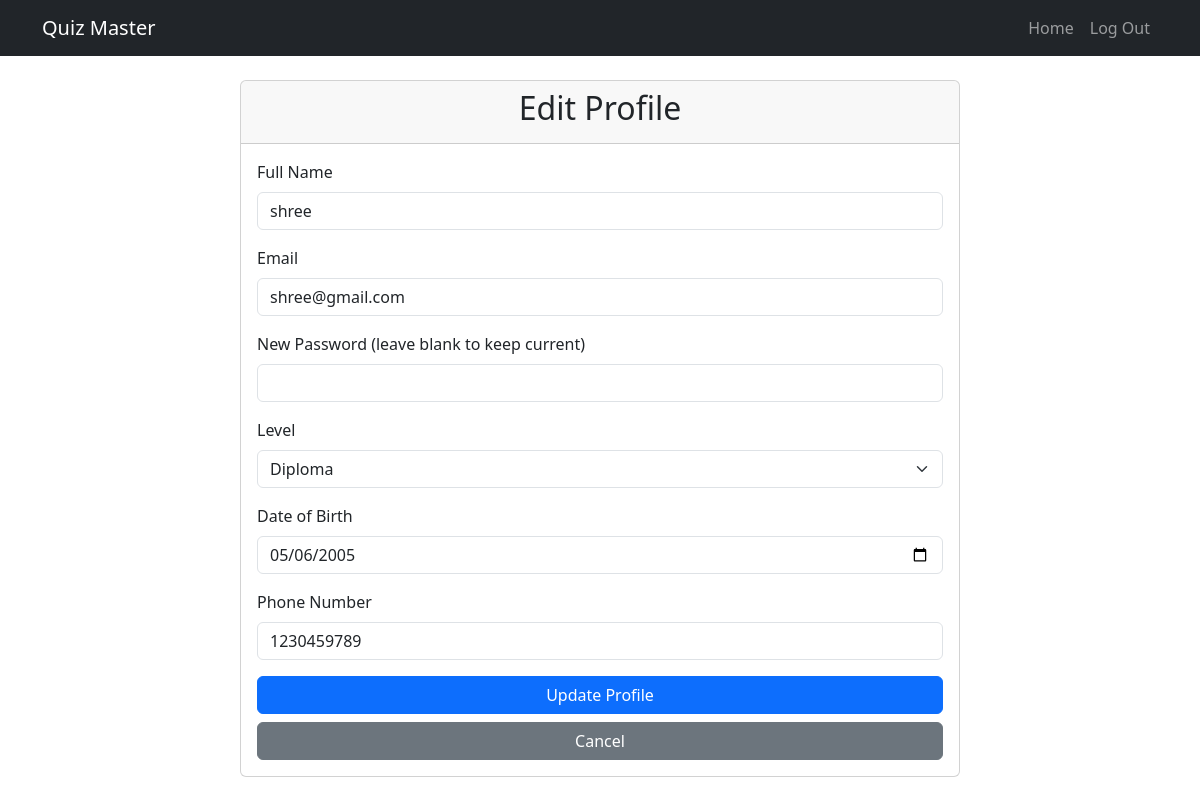
The app's page /edit_profile/ (signed in) with its own data.
### model.py (models this page shows)
class Users(db.Model):
    __tablename__='users'
    id=db.Column(db.Integer,primary_key=True,autoincrement=True)
    name=db.Column(db.String)
    email = db.Column(db.String, unique=True, nullable=False)
    password=db.Column(db.String)
    level=db.Column(db.String)
    dob=db.Column(db.String)
    user_type=db.Column(db.String)
    phone_no=db.Column(db.String)
    quizzes = db.relationship('Quiz', secondary=user_quiz_association, back_populates="users")

### app.py (the view, shortened to what this page needs)
@app.route('/edit_profile/',methods=['GET','POST'])
def edit_profile():
    if 'user_id' not in session or session['user_type']!='student':
        flash('You need to login first', 'danger')
        return redirect(url_for('login'))
    user = Users.query.get(session['user_id'])
    if not user:
        flash('User not found', 'danger')
        return redirect(url_for('login'))
    return render_template('edit_profile.html', user=user)

### templates/edit_profile.html (shortened to what this page needs)
{%extends 'dashboard_layout.html'%}
{%block content%}
<div class="container">
    <div class="row justify-content-center">
        <div class="col-md-8">
            <div class="card">
                <div class="card-header">
                    <h2 class="text-center">Edit Profile</h2>
                </div>
                <div class="card-body">
                    <form action="{{url_for('edit_profile')}}" method="post">
                        <div class="mb-3">
                            <label for="name" class="form-label">Full Name</label>
                            <input type="text" class="form-control" id="name" name="name" value="{{user.name}}" required>
                        </div>
                        <div class="mb-3">
                            <label for="student_mail" class="form-label">Email</label>
                            <input type="email" class="form-control" id="student_mail" name="student_mail" value="{{user.email}}" required>
                        </div>
                        <div class="mb-3">
                            <label for="password" class="form-label">New Password (leave blank to keep current)</label>
                            <input type="password" class="form-control" id="password" name="password">
                        </div>
                        <div class="mb-3">
                            <label for="level" class="form-label">Level</label>
                            <select class="form-select" id="level" name="level" required>
                                <option value="diploma" {% if user.level == 'diploma' %}selected{% endif %}>Diploma</option>
                            </select>
                        </div>
                        <div class="mb-3">
                            <label for="dob" class="form-label">Date of Birth</label>
                            <input type="date" class="form-control" id="dob" name="dob" value="{{user.dob}}" required>
                        </div>
                        <div class="mb-3">
                            <label for="phone_no" class="form-label">Phone Number</label>
                            <input type="tel" class="form-control" id="phone_no" name="phone_no" value="{{user.phone_no}}" required>
                        </div>
                        <div class="d-grid gap-2">
                            <button type="submit" class="btn btn-primary">Update Profile</button>
                            <a href="{{url_for('student')}}" class="btn btn-secondary">Cancel</a>
                        </div>
                    </form>
                </div>
            </div>
        </div>
    </div>
</div>
{%endblock%}

### records on screen
Users: name "shree", student_mail "shree@gmail.com", level "Diploma", dob "05/06/2005", phone_no "1230459789"
